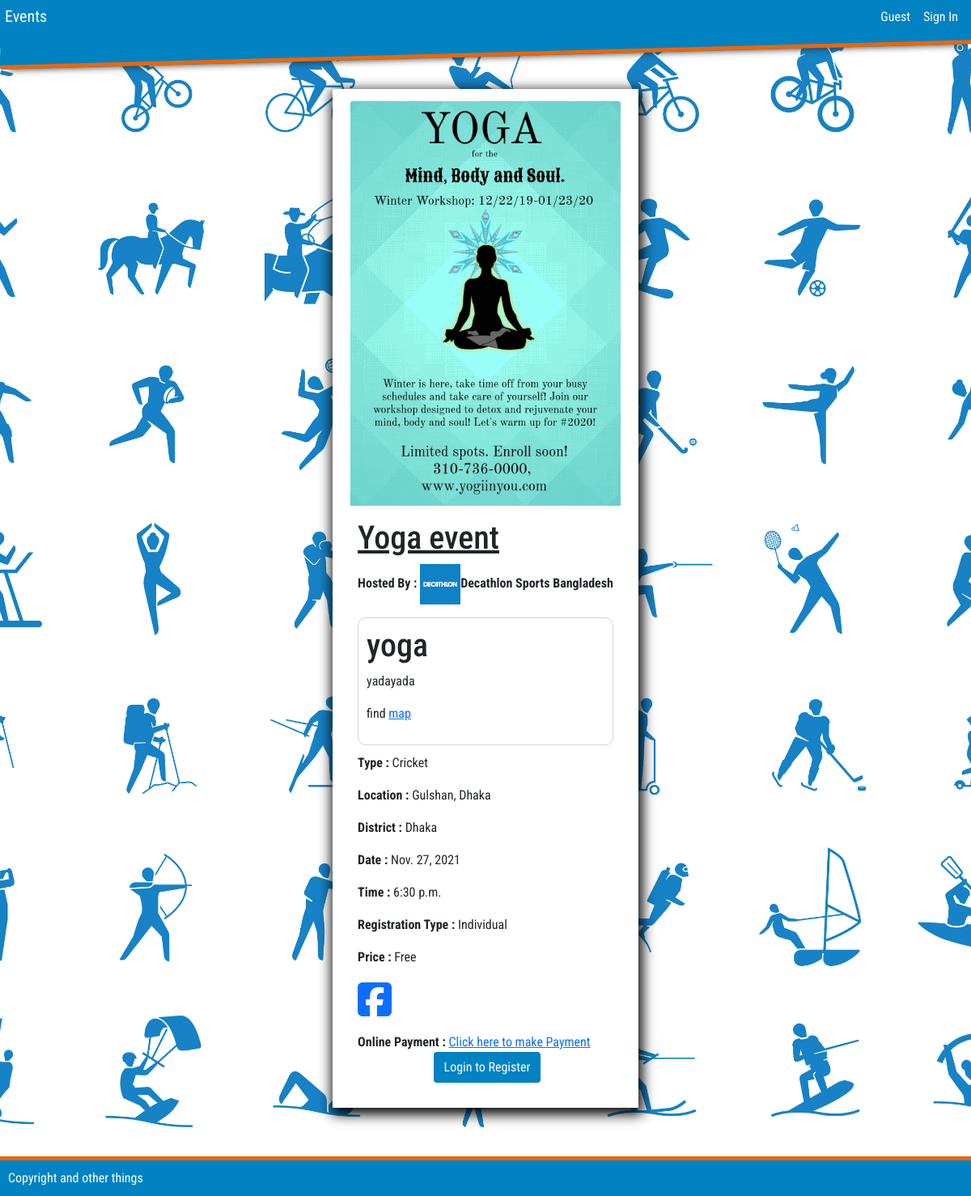
/2, run on the app's committed database.
### eventmanage/models.py (models this page shows, shortened)
class Event( models.Model ):
    manager = models.ForeignKey( Manager, on_delete=models.SET_NULL, null=True, related_name="event")
    event_type = models.ForeignKey( EventType, on_delete=models.SET_NULL, null=True, related_name="event" )
    team_event = models.BooleanField( default=False )
    min_team = models.IntegerField(  blank=True, null=True )
    max_team = models.IntegerField( blank=True, null=True )
    sport = models.ForeignKey( Sport, blank=True, null=True, on_delete=models.PROTECT, related_name="event" )
    title = models.CharField( max_length=256, unique=True )
    description = models.TextField( blank=True )
    date = models.DateField( blank=True )
    time = models.TimeField( blank=True )
    end_date = models.DateField( blank=True, null=True )
    end_time = models.TimeField( blank=True, null=True )
    location = models.CharField( max_length=256 )
    state = models.ForeignKey( Area, null=True, on_delete=models.SET_NULL, related_name="event" )
    city = models.CharField( max_length=120, blank=True )
    banner = models.ImageField( upload_to=event_upload_to, blank=True )
    poster = models.ImageField( upload_to=event_upload_to, blank=True )
    payment_required = models.BooleanField( default=False )
    payment_methods = models.ManyToManyField( PaymentMethod, blank=True )
    payment_gateway = models.URLField( blank=True, null=True )
    payment_number = models.CharField( max_length=16, blank=True, null=True )
    payment_instruction = models.TextField( blank=True )
    price = models.DecimalField( blank=True, null=True, max_digits=6, decimal_places=2 )
    event_created = models.DateTimeField( auto_now=True )
    registration_open = models.BooleanField( default=True )
    instruction = models.TextField( blank=True )
    registrants = models.ManyToManyField( User, blank=True, related_name='registrants' )
    register_localy = models.BooleanField( default=True )
    external_link = models.URLField( blank=True )
    teams = models.ManyToManyField( Team, blank=True, related_name='registered_teams' )
    facebook = models.URLField( blank=True )
    class Meta:
        ordering = [ "-date" ]

class Manager( models.Model ):
    name = models.CharField( max_length=164 )
    manager = models.ForeignKey( User, on_delete=models.PROTECT )
    logo = models.ImageField( upload_to=manager_upload_to, blank=True )
    class Meta:
        ordering = [ 'name' ]

### profiles/models.py (models this page shows)
class Sport(models.Model):
    sport = models.CharField( max_length=164, unique=True)
    class Meta:
        ordering = ('sport',)
    def __str__(self):
        return self.sport

class Area(models.Model):
    area = models.CharField( max_length=164, unique=True)
    class Meta:
        ordering = ('area',)
    def __str__(self):
        return self.area

### eventmanage/views.py (the view, shortened to what this page needs)
# urls.py: path("<int:event_id>", views.event, name="event"),
def event( request, event_id ):
    if request.user.is_authenticated:
        user = request.user
    event = get_object_or_404( Event, pk=event_id )
    profile = getUserProfile( request )
    if profile == None:
        registered = False
        teams_managed = None
        teams_registered = None
    name = getUserName( request )
    manager = get_host( request )
    raw_description = event.description
    markdowner = Markdown()
    marked = markdowner.convert( raw_description )
    context = {
        "name" : name,
        "event" : event,
        "profile" : profile,
        "registered" : registered,
        "teams_managed" : teams_managed,
        "teams_registered" : teams_registered,
        "manager" : manager,
        "marked" : marked
    }
    return render( request, "event.html", context )

### eventmanage/views.py (called while the page is built)
def getUserProfile( request ):
    if request.user.is_authenticated:
        user = request.user
        try:
            profile = Profile.objects.get( user = user )
        except Profile.DoesNotExist:
            profile = None
    else:
        profile = None
    return profile

def getUserName( request ):
    profile = getUserProfile( request )
    if profile == None:
        if request.user.is_authenticated:
            name = request.user.email
        else:
            name = "Guest"
    else:
        name = f"{profile.first_name}  {profile.last_name}"
    return name

def get_host( request ):
    if request.user.is_authenticated:
        try:
            manager = Manager.objects.get( manager=request.user )
        except Manager.DoesNotExist:
            manager = None
    else:
        manager = None
    return manager

### templates/event.html (shortened to what this page needs)
{% extends 'base.html' %}
{% block content %}
{% load static %}
<div class="row justify-content-center">
    <div class="col card1">
        {% if event.poster %}
        <img src="{{ event.poster.url }}" class="card-img-top img img-responsive center poster" alt="{{ event.title }}">
        {% endif %}
        <div class="card-body" style="text-align:left">
            <h1 class="card-title" style="text-decoration: underline;">{{ event.title }}</h1>
            <div>
                <div class="text-left">
                    <p class="card-text"><b>Hosted By : </b>{% if event.manager.logo %}<img src="{{event.manager.logo.url}}" style="width:50px;"><b>{{ event.manager.name }}</b> {% else %}<b>{{ event.manager.name }}</b>{% endif %}</p>
                    <div id="marked_content" >
                    {% if marked %}
                        {{ marked|safe }}
                    {% endif %}
                    </div>
                    <p class="card-text"><b> Type : </b> {{ event.sport }}</p>
                    <p class="card-text"><b> Location : </b>{% if event.location %}{{ event.location }}{% endif %}, {%if event.city %}{{ event.city }}{% endif %}</p>
                    <p class="card-text"><b> District : </b> {{ event.state }}</p>
                    <p class="card-text"><b> Date : </b> {{ event.date|date }}</p>
                    <p class="card-text"><b> Time : </b> {{ event.time|time }}</p>
                    <p class="card-text"><b> Registration Type : </b>{% if event.team_event %}Team{% else %}Individual{% endif %}</p>
                    <p class="card-text"><b> Price : </b> {% if event.price %} &#2547; {{ event.price }}{% else %} Free {% endif %}</p>
                    {% if event.facebook %}<p class="card-text"><a href="{{ event.facebook }}" target="_blank"><i class="fa fa-facebook-square fa-3x" aria-hidden="true"></i></a></p>{% endif %}
                    {% if event.payment_gateway %}
                    <p class="card-text"><b> Online Payment : </b> <a href="{{ event.payment_gateway }}"> Click here to make Payment</a></p>
                    {% endif %}
                </div>
            </div>
            <div>
                {% if user.is_authenticated %}
                    {% if event.team_event %}
                        <div>
                            {% if teams_registered %}
                                {% for i in teams_registered.all %}
                                    <p>{% if i.logo %} <img src="{{ i.logo.url }}" class="team_logo"> {% endif %}{{ i.name }}</p>
                                {% endfor %}
                            {% endif %}
                        </div>
                        {% if teams_managed %}
                            <form action="{% url 'register_team' event.id %}" method="post">
                                {% csrf_token %}
                                <p>
                                    <div class="form-group">
                                        <label for="team_select">Team</label>
                                        <select class="form-control" id="team_select" name="team_select">
                                            {% for i in teams_managed %}
                                                <option value="{{ i.pk }}">
                                                    {{ i.name }}
                                                </option>
                                            {% endfor %}
                                        </select>
                                    </div>
                                </p>
                                <p>
                                    <button type="submit" class="btn btn-block center yellow-button">Register Team</button>
                                </p>
                            </form>
                            <p>
                                <a href="{% url 'team_builder' %}" ><button class="btn  btn-block blue-button">Build a Team</button></a>
                            </p>
                            <p>
                                <a href="{% url 'teams' %}" ><button class="btn  btn-block blue-button">Join a Team</button></a>
                            </p>
                        {% else %}
                            <p> If you are a meber of an existing team, Please ask your team manager to register the team  </p>
                            <p> OR</p>
                            <a href="{% url 'team_builder' %}" ><button class="btn btn-block blue-button">Build a team</button></a>
                        {% endif %}
                    {% else %}
                        {% if registered == True %}
                            {% if event.payment_required %}
                                <p><b>You have already registered to this event! Please Contact Host to Unregister</b></p>
                            {% else %}
                                <p>
                                    <div class="button-container">
                                    <a href="{% url 'unregister' event.id %}"><button class="btn btn-danger">Unregister</button></a>
                                    </div>
                                </p>
                            {% endif %}
                        {% else %}
                            {% if profile %}
                                {% if event.registration_open %}
                                    {% if event.payment_required %}
                                        <form action="{% url 'register_paid' event.id %}" method="post">
                                            {% csrf_token %}
                                            <lable for="select_payment_option_input">Payment Method:</lable>
                                            <select class="form-control" id="slect_payment_option_input" name="payment_method" required>
                                                {% for i in event.payment_methods.all %}
                                                    <option value="{{ i.pk }}"> {{i.name}} </option>
                                                {% endfor %}
                                            </select>
                                            <label for="transaction_id_input">Transaction ID:</label>
                                            <input type="text" class="form-control" placeholder="Transaction ID" id="transaction_id_input" name="transaction_id" required>
                                            <div class="button-container">
                                            <button class="btn yellow-button">Register</button>
                                            </div>
                                        </form>
                                    {% else %}
                                        <p>
                                            <div class="button-container">
                                            <a href="{% url 'register' event.id %}"><button class="btn yellow-button">Register</button></a>
                                            </div>
                                        </p>
                                    {% endif %}
                                {% else %}
                                    <h4> Registration Closed!</h4>
                                {% endif %}
                            {% else %}
                                <div class="button-container">
                                    <a href="{% url 'profileView' %}"><button class="btn btn-warning">Please Complete Your Profile First</button></a>
                                </div>
                            {% endif %}
                        {% endif %}
                    {% endif %}
                {% else %}
                    <div class="button-container">
                    <a href="{% url 'account_login' %}"><button class="btn blue-button">Login to Register</button></a>
                    </div>
                {% endif %}
            </div>
        </div>
    </div>
</div>
{% endblock %}

### templates/base.html (style rules this page uses)
:root { --blue: #0082C3; --orange: #EC6607; --orange-border: 1px solid var(--orange); --shadow: 2px 5px 15px 3px black; --border-radius: 5px; }
body { font-family: 'Roboto Condensed', sans-serif; display: flex; flex-direction: column; justify-content: center; align-items: center; width: 100vw; min-height: 100vh; height: auto; padding: 0px; margin: 0px; border: 0px; overflow-x: hidden; }
.poster { width:auto; height:500px; max-height: 70vh; max-width: 80vw; }
.center { display: block; margin-left: auto; margin-right: auto; text-align: center; }
.blue-button { background : #0082C3; color: white; }
.card1 { padding-top: 15px; padding-bottom: 15px; padding: 15px; margin: 10px; width: auto; background: white; box-shadow: var(--shadow); max-width: 90vw; }
#marked_content { overflow-x: hidden; border: 1px solid lightgrey; border-radius: 10px; padding: 10px; margin-top: 10px; margin-bottom: 10px; }
.button-container { width: 100%; margin-left: 2px; margin-right: 2px; display: flex; justify-content: center; }

### data on the page
Event: poster (picture), title "Yoga event", manager.logo (picture), manager.name "Decathlon Sports Bangladesh", sport "Cricket", location "Gulshan", city "Dhaka", state "Dhaka", date "Nov. 27, 2021", time "6:30 p.m."

### other printed values
{{ name }} "Guest"
{{ marked|safe }} "yoga yadayada find map"
